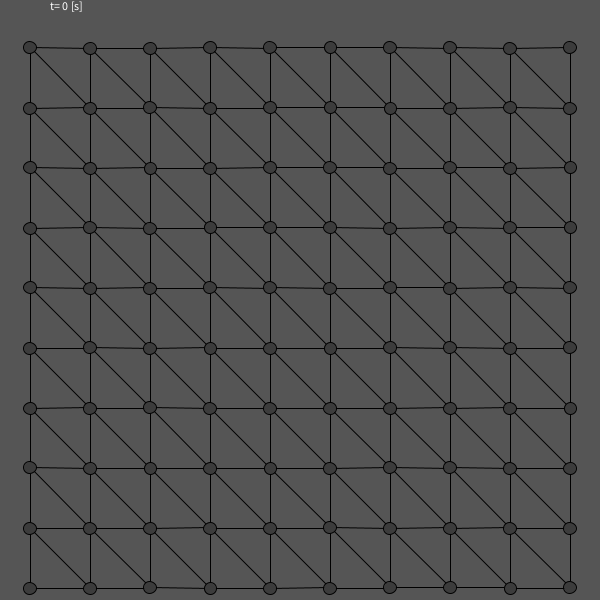
Frame 1 (no input)
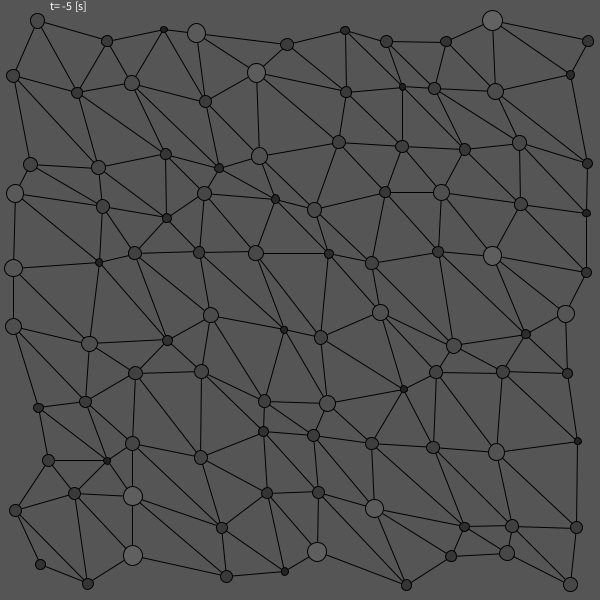
Frame 60 (the mouse pressed at the canvas centre just before this capture)
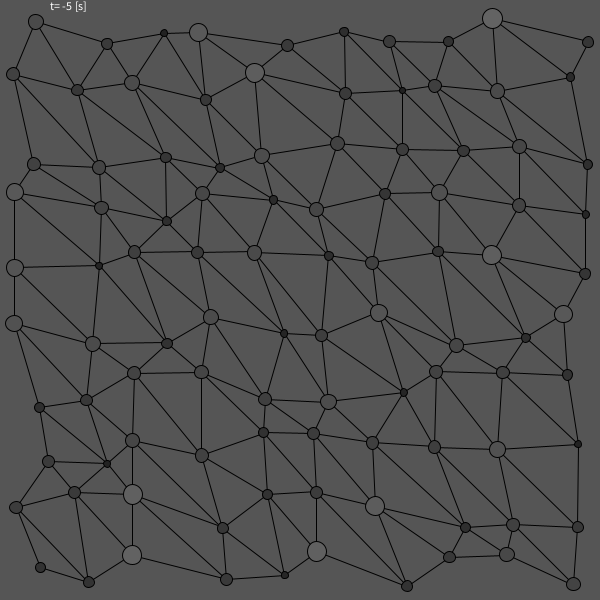
Frame 120 (the mouse held since frame 60 and released just before this capture)

The Processing sketch that drew these frames (run headless with seeded random() and noise(); from frame 60 on, the mouse is pressed at the canvas centre):

// Processing sketch: The_Universe_Within_Fail
// ── The_Universe_Within_Fail.pde
int n = 10;
float[][] Grid;
float t;

void setup() {
  size(600, 600);
  //fullScreen();


  Grid = new float[n+4][n+4];
  for (int i=0; i <= n; i++) {
    for (int j=0; j <= n; j++) {


      Grid[i][j] = random(-1, 1);
    }
  }
}

void draw() {

  background(85);


  for (float i=0; i <= width; i+=width/n) {
    for (float j=0; j <= width; j+=width/n) {
      //Grid
      //line(0, i, width, i);
      //line(i, 0, i, height);
    }
  }




  for (int i=0; i < n; i++) {
    for (int j=0; j < n; j++) {

      fill(255);

      float mx = sin(t*(Grid[i][j]+0.7))*(18+Grid[i][j]);
      float my = cos(t*(Grid[i][j]-1))*(18-Grid[i][j]);


      float px =i*width/n+width/n/2+mx;
      float  py = j*width/n+width/n/2+my;

      //text(i+j*n+1, px+10, py-5);
      //text(Grid[i][j],px+Grid[i][j]*20,py-Grid[i][j]*20);

      if (i != n-1 && j != n-1) {
        //Diag
        line(px, py, (i+1)*width/n+width/n/2+     sin(t*(Grid[i+1][j+1]+0.7))*(18+Grid[i+1][j+1]), (j+1)*width/n+width/n/2+    cos(t*(Grid[i+1][j+1]-1))*(18-Grid[i+1][j+1]));
      }
      if (i != n-1) {
        //Horizontal
        line(px, py, (i+1)*width/n+width/n/2+     sin(t*(Grid[i+1][j]+0.7))*(18+Grid[i][j+1]), (j)*width/n+width/n/2+    cos(t*(Grid[i+1][j]-1))*(18-Grid[i][j+1]));
      }
      if (j != n-1) {
        //Vertical
        line(px, py, (i)*width/n+width/n/2+     sin(t*(Grid[i][j+1]+0.7))*(18+Grid[i][j+1]), (j+1)*width/n+width/n/2+    cos(t*(Grid[i][j+1]-1))*(18-Grid[i][j+1]));
      }


      fill(dist(px, py, (i+1)*width/n+width/n/2+     sin(t*(Grid[i+1][j]+0.7))*(18+Grid[i][j+1]), (j)*width/n+width/n/2+    cos(t*(Grid[i+1][j]-1))*(18-Grid[i][j+1])));
      ellipse(px, py, dist(px, py, (i+1)*width/n+width/n/2+     sin(t*(Grid[i+1][j]+0.7))*(18+Grid[i][j+1]), (j)*width/n+width/n/2+    cos(t*(Grid[i+1][j]-1))*(18-Grid[i][j+1]))/5, dist(px, py, (i+1)*width/n+width/n/2+     sin(t*(Grid[i+1][j]+0.7))*(18+Grid[i][j+1]), (j)*width/n+width/n/2+    cos(t*(Grid[i+1][j]-1))*(18-Grid[i][j+1]))/5);
    }
  }


  t+=map(mouseX, 0, width, -0.1, 0.1);

  fill(255);
  text("t= " +int(t) +" [s]", 50, 10);
}
